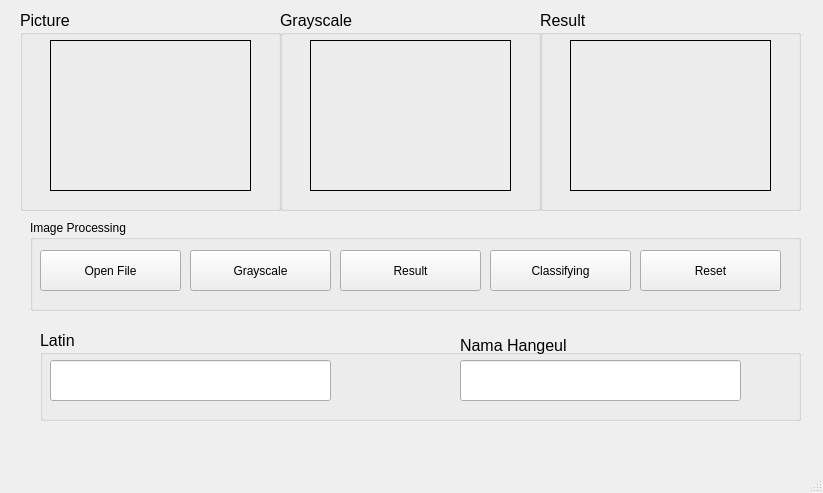
<?xml version="1.0" encoding="UTF-8"?>
<ui version="4.0">
 <class>Identification</class>
 <widget class="QMainWindow" name="Identification">
  <property name="geometry">
   <rect>
    <x>0</x>
    <y>0</y>
    <width>823</width>
    <height>493</height>
   </rect>
  </property>
  <property name="windowTitle">
   <string>MainWindow</string>
  </property>
  <widget class="QWidget" name="centralwidget">
   <widget class="QGroupBox" name="PengolahanCitra">
    <property name="geometry">
     <rect>
      <x>30</x>
      <y>220</y>
      <width>771</width>
      <height>91</height>
     </rect>
    </property>
    <property name="title">
     <string>Image Processing</string>
    </property>
    <widget class="QPushButton" name="open">
     <property name="geometry">
      <rect>
       <x>10</x>
       <y>30</y>
       <width>141</width>
       <height>41</height>
      </rect>
     </property>
     <property name="text">
      <string>Open File</string>
     </property>
    </widget>
    <widget class="QPushButton" name="graybutton">
     <property name="geometry">
      <rect>
       <x>160</x>
       <y>30</y>
       <width>141</width>
       <height>41</height>
      </rect>
     </property>
     <property name="text">
      <string>Grayscale</string>
     </property>
    </widget>
    <widget class="QPushButton" name="restbutton">
     <property name="geometry">
      <rect>
       <x>310</x>
       <y>30</y>
       <width>141</width>
       <height>41</height>
      </rect>
     </property>
     <property name="text">
      <string>Result</string>
     </property>
    </widget>
    <widget class="QPushButton" name="nbc">
     <property name="geometry">
      <rect>
       <x>460</x>
       <y>30</y>
       <width>141</width>
       <height>41</height>
      </rect>
     </property>
     <property name="text">
      <string>Classifying</string>
     </property>
    </widget>
    <widget class="QPushButton" name="reset">
     <property name="geometry">
      <rect>
       <x>610</x>
       <y>30</y>
       <width>141</width>
       <height>41</height>
      </rect>
     </property>
     <property name="text">
      <string>Reset</string>
     </property>
    </widget>
   </widget>
   <widget class="QGroupBox" name="groupBoxRGB">
    <property name="geometry">
     <rect>
      <x>280</x>
      <y>10</y>
      <width>261</width>
      <height>201</height>
     </rect>
    </property>
    <property name="font">
     <font>
      <pointsize>12</pointsize>
     </font>
    </property>
    <property name="title">
     <string>Grayscale</string>
    </property>
    <widget class="QLabel" name="grayscale">
     <property name="geometry">
      <rect>
       <x>30</x>
       <y>30</y>
       <width>201</width>
       <height>151</height>
      </rect>
     </property>
     <property name="frameShape">
      <enum>QFrame::Box</enum>
     </property>
     <property name="text">
      <string/>
     </property>
    </widget>
   </widget>
   <widget class="QGroupBox" name="groupBoxRGB_5">
    <property name="geometry">
     <rect>
      <x>540</x>
      <y>10</y>
      <width>261</width>
      <height>201</height>
     </rect>
    </property>
    <property name="font">
     <font>
      <pointsize>12</pointsize>
     </font>
    </property>
    <property name="title">
     <string>Result</string>
    </property>
    <widget class="QLabel" name="result">
     <property name="geometry">
      <rect>
       <x>30</x>
       <y>30</y>
       <width>201</width>
       <height>151</height>
      </rect>
     </property>
     <property name="frameShape">
      <enum>QFrame::Box</enum>
     </property>
     <property name="text">
      <string/>
     </property>
    </widget>
   </widget>
   <widget class="QGroupBox" name="groupBoxRGB_6">
    <property name="geometry">
     <rect>
      <x>20</x>
      <y>10</y>
      <width>261</width>
      <height>201</height>
     </rect>
    </property>
    <property name="font">
     <font>
      <pointsize>12</pointsize>
     </font>
    </property>
    <property name="title">
     <string>Picture</string>
    </property>
    <widget class="QLabel" name="picture">
     <property name="geometry">
      <rect>
       <x>30</x>
       <y>30</y>
       <width>201</width>
       <height>151</height>
      </rect>
     </property>
     <property name="frameShape">
      <enum>QFrame::Box</enum>
     </property>
     <property name="text">
      <string/>
     </property>
    </widget>
   </widget>
   <widget class="QGroupBox" name="groupBoxHasil">
    <property name="geometry">
     <rect>
      <x>40</x>
      <y>330</y>
      <width>761</width>
      <height>91</height>
     </rect>
    </property>
    <property name="font">
     <font>
      <pointsize>12</pointsize>
     </font>
    </property>
    <property name="title">
     <string>Latin</string>
    </property>
    <widget class="QLineEdit" name="linehasil">
     <property name="geometry">
      <rect>
       <x>10</x>
       <y>30</y>
       <width>281</width>
       <height>41</height>
      </rect>
     </property>
    </widget>
    <widget class="QLabel" name="label">
     <property name="geometry">
      <rect>
       <x>420</x>
       <y>0</y>
       <width>191</width>
       <height>31</height>
      </rect>
     </property>
     <property name="text">
      <string>Nama Hangeul</string>
     </property>
    </widget>
    <widget class="QLineEdit" name="linehasil2">
     <property name="geometry">
      <rect>
       <x>420</x>
       <y>30</y>
       <width>281</width>
       <height>41</height>
      </rect>
     </property>
    </widget>
   </widget>
  </widget>
  <widget class="QMenuBar" name="menubar">
   <property name="geometry">
    <rect>
     <x>0</x>
     <y>0</y>
     <width>823</width>
     <height>31</height>
    </rect>
   </property>
  </widget>
  <widget class="QStatusBar" name="statusbar"/>
 </widget>
 <resources/>
 <connections/>
</ui>
